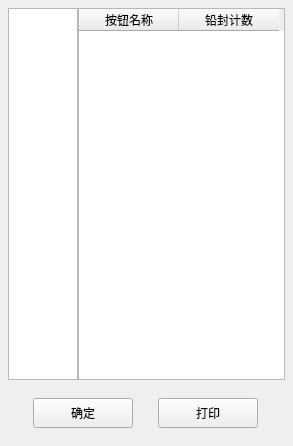
<?xml version="1.0" encoding="UTF-8"?>
<ui version="4.0">
 <class>SealTechniqueClass</class>
 <widget class="QWidget" name="SealTechniqueClass">
  <property name="geometry">
   <rect>
    <x>0</x>
    <y>0</y>
    <width>293</width>
    <height>446</height>
   </rect>
  </property>
  <property name="windowTitle">
   <string>铅封按钮计数统计</string>
  </property>
  <layout class="QVBoxLayout" name="verticalLayout">
   <property name="spacing">
    <number>8</number>
   </property>
   <property name="leftMargin">
    <number>8</number>
   </property>
   <property name="topMargin">
    <number>8</number>
   </property>
   <property name="rightMargin">
    <number>8</number>
   </property>
   <property name="bottomMargin">
    <number>8</number>
   </property>
   <item>
    <widget class="QWidget" name="widget" native="true">
     <layout class="QHBoxLayout" name="horizontalLayout_2" stretch="1,3">
      <property name="spacing">
       <number>0</number>
      </property>
      <property name="leftMargin">
       <number>0</number>
      </property>
      <property name="topMargin">
       <number>0</number>
      </property>
      <property name="rightMargin">
       <number>0</number>
      </property>
      <property name="bottomMargin">
       <number>0</number>
      </property>
      <item>
       <widget class="QWidget" name="widget_3" native="true">
        <layout class="QHBoxLayout" name="horizontalLayout_3">
         <property name="spacing">
          <number>0</number>
         </property>
         <property name="leftMargin">
          <number>0</number>
         </property>
         <property name="topMargin">
          <number>0</number>
         </property>
         <property name="rightMargin">
          <number>0</number>
         </property>
         <property name="bottomMargin">
          <number>0</number>
         </property>
         <item>
          <widget class="QListView" name="listView"/>
         </item>
        </layout>
       </widget>
      </item>
      <item>
       <widget class="QWidget" name="widget_4" native="true">
        <layout class="QVBoxLayout" name="verticalLayout_2">
         <property name="spacing">
          <number>0</number>
         </property>
         <property name="leftMargin">
          <number>0</number>
         </property>
         <property name="topMargin">
          <number>0</number>
         </property>
         <property name="rightMargin">
          <number>0</number>
         </property>
         <property name="bottomMargin">
          <number>0</number>
         </property>
         <item>
          <widget class="CTCWindows::Control::TableView" name="tableWidget">
           <property name="columnCount">
            <number>2</number>
           </property>
           <column>
            <property name="text">
             <string>按钮名称</string>
            </property>
           </column>
           <column>
            <property name="text">
             <string>铅封计数</string>
            </property>
           </column>
          </widget>
         </item>
        </layout>
       </widget>
      </item>
     </layout>
    </widget>
   </item>
   <item>
    <widget class="QWidget" name="widget_2" native="true">
     <property name="minimumSize">
      <size>
       <width>0</width>
       <height>50</height>
      </size>
     </property>
     <property name="maximumSize">
      <size>
       <width>16777215</width>
       <height>50</height>
      </size>
     </property>
     <layout class="QHBoxLayout" name="horizontalLayout">
      <property name="spacing">
       <number>8</number>
      </property>
      <property name="leftMargin">
       <number>8</number>
      </property>
      <property name="topMargin">
       <number>8</number>
      </property>
      <property name="rightMargin">
       <number>8</number>
      </property>
      <property name="bottomMargin">
       <number>8</number>
      </property>
      <item>
       <widget class="QPushButton" name="pushButton">
        <property name="minimumSize">
         <size>
          <width>100</width>
          <height>30</height>
         </size>
        </property>
        <property name="maximumSize">
         <size>
          <width>100</width>
          <height>30</height>
         </size>
        </property>
        <property name="text">
         <string>确定</string>
        </property>
       </widget>
      </item>
      <item>
       <widget class="QPushButton" name="pushButton_2">
        <property name="minimumSize">
         <size>
          <width>100</width>
          <height>30</height>
         </size>
        </property>
        <property name="maximumSize">
         <size>
          <width>100</width>
          <height>30</height>
         </size>
        </property>
        <property name="text">
         <string>打印</string>
        </property>
       </widget>
      </item>
     </layout>
    </widget>
   </item>
  </layout>
 </widget>
 <layoutdefault spacing="6" margin="11"/>
 <customwidgets>
  <customwidget>
   <class>CTCWindows::Control::TableView</class>
   <extends>QTableWidget</extends>
   <header location="global">CustomControl/TableView.h</header>
  </customwidget>
 </customwidgets>
 <resources/>
 <connections/>
</ui>
